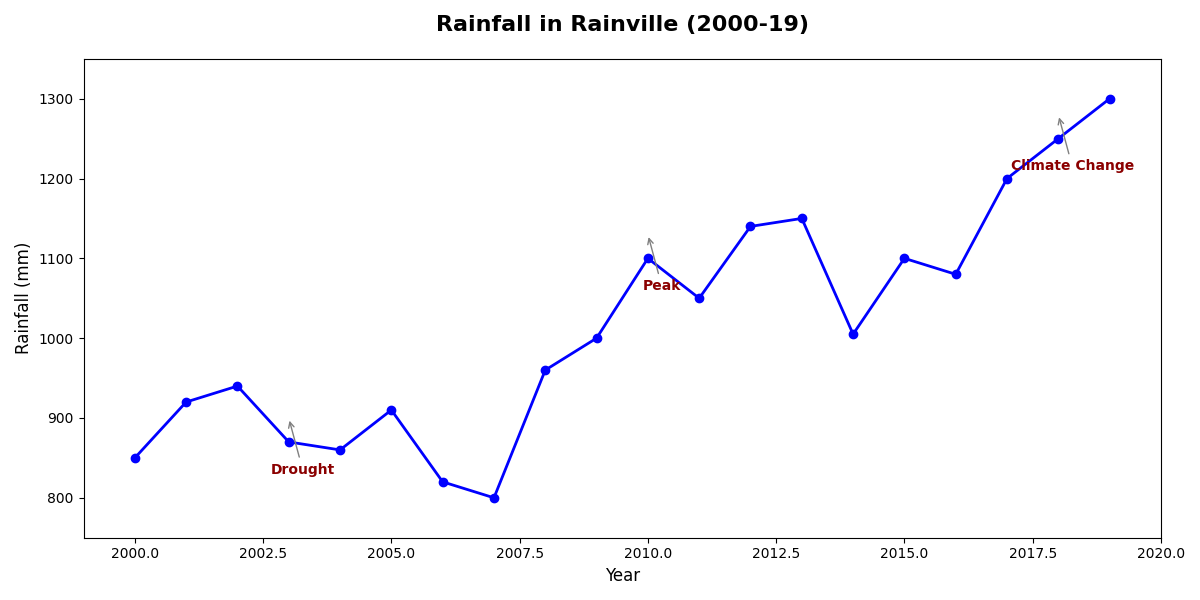

Write the Python code that produced this figure.
import matplotlib.pyplot as plt
import numpy as np

years = np.arange(2000, 2020)
rainfall = np.array([850, 920, 940, 870, 860, 910, 820, 800, 960, 1000, 
                     1100, 1050, 1140, 1150, 1005, 1100, 1080, 1200, 1250, 1300])

fig, ax = plt.subplots(figsize=(12, 6))

ax.plot(years, rainfall, color='blue', linewidth=2, marker='o')

annotations = {
    2003: "Drought",
    2010: "Peak",
    2018: "Climate Change"
}

for year, text in annotations.items():
    ax.annotate(text, xy=(year, rainfall[np.where(years == year)][0] + 30), 
                xytext=(10, -40), textcoords='offset points', 
                arrowprops=dict(arrowstyle='->', color='grey'),
                ha='center', fontsize=10, color='darkred', weight='bold')

ax.set_title("Rainfall in Rainville (2000-19)", fontsize=16, weight='bold', pad=20)
ax.set_xlabel("Year", fontsize=12)
ax.set_ylabel("Rainfall (mm)", fontsize=12)
ax.set_xlim(1999, 2020)
ax.set_ylim(750, 1350)

plt.tight_layout()
plt.show()
